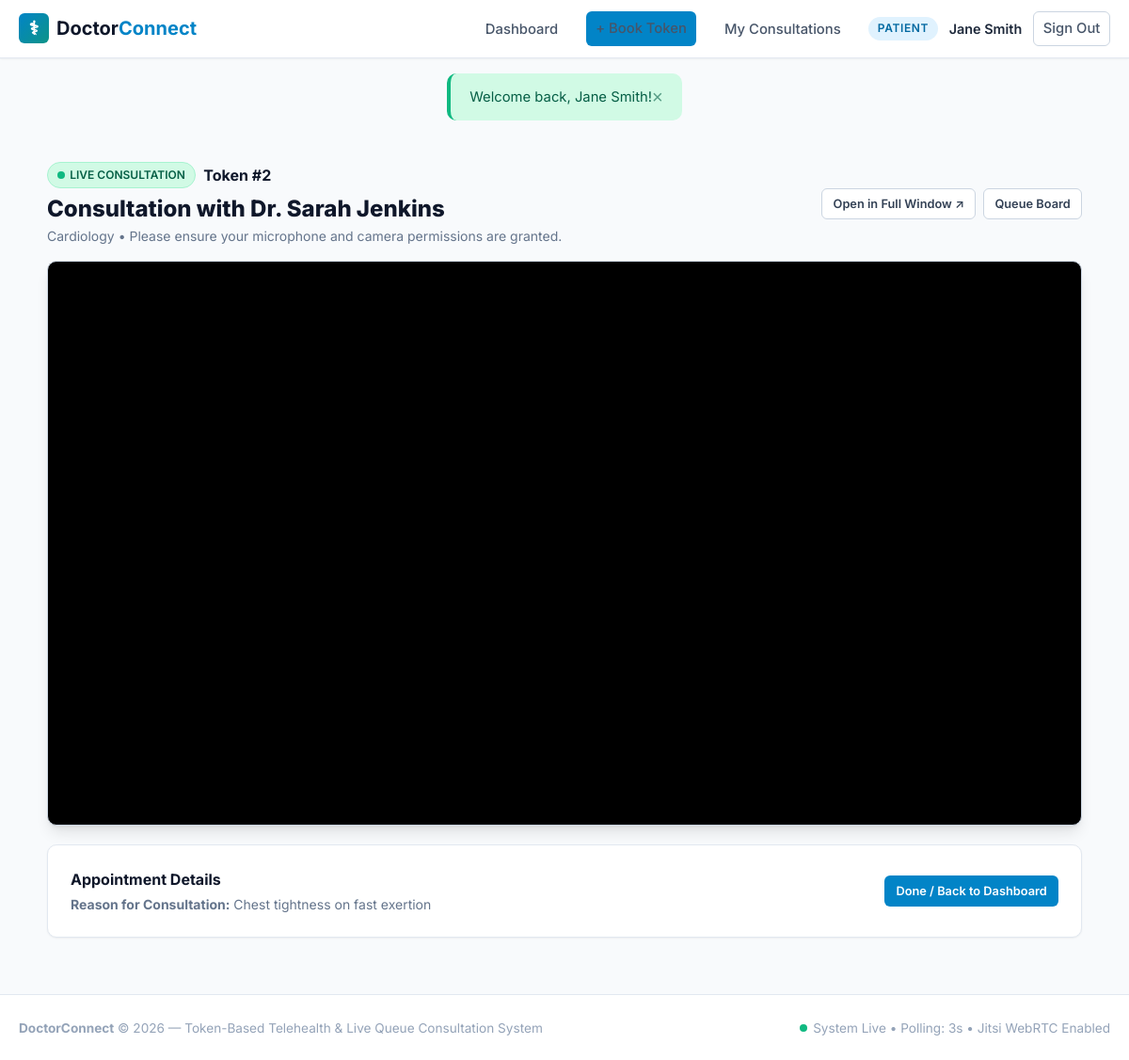
The app's page /patient/consultation.php?id=2 (signed in) with its own data.
### tables this page shows
CREATE TABLE appointments (
    id INT AUTO_INCREMENT PRIMARY KEY,
    patient_id INT NOT NULL,
    doctor_id INT NOT NULL,
    appointment_date DATE NOT NULL,
    token_number INT NOT NULL,
    status ENUM('waiting', 'serving', 'completed', 'no_show', 'cancelled') NOT NULL DEFAULT 'waiting',
    meeting_link VARCHAR(500) NULL,
    estimated_time DATETIME NULL,
    reason VARCHAR(255) NULL,
    diagnosis TEXT NULL,
    prescription TEXT NULL,
    created_at TIMESTAMP DEFAULT CURRENT_TIMESTAMP,
     
    CONSTRAINT unique_token_per_doctor_day UNIQUE (doctor_id, appointment_date, token_number),
    CONSTRAINT fk_appointment_patient FOREIGN KEY (patient_id) REFERENCES users(id) ON DELETE CASCADE,
    CONSTRAINT fk_appointment_doctor FOREIGN KEY (doctor_id) REFERENCES doctors(id) ON DELETE CASCADE,
    INDEX idx_doc_date_status (doctor_id, appointment_date, status),
    INDEX idx_patient (patient_id)
);

CREATE TABLE users (
    id INT AUTO_INCREMENT PRIMARY KEY,
    name VARCHAR(100) NOT NULL,
    email VARCHAR(150) NOT NULL UNIQUE,
    phone VARCHAR(20) NOT NULL UNIQUE,
    password_hash VARCHAR(255) NOT NULL,
    role ENUM('patient', 'doctor', 'admin') NOT NULL DEFAULT 'patient',
    created_at TIMESTAMP DEFAULT CURRENT_TIMESTAMP
);

CREATE TABLE doctors (
    id INT AUTO_INCREMENT PRIMARY KEY,
    user_id INT NOT NULL,
    specialization VARCHAR(100) NOT NULL,
    consultation_fee DECIMAL(10,2) NOT NULL DEFAULT 50.00,
    avg_consultation_mins INT NOT NULL DEFAULT 15,
    bio TEXT NULL,
    created_at TIMESTAMP DEFAULT CURRENT_TIMESTAMP,
    CONSTRAINT fk_doctor_user FOREIGN KEY (user_id) REFERENCES users(id) ON DELETE CASCADE
);

### config/config.php (called while the page is built, shortened)
<?php
function getBaseUrl(): string {
    $protocol = (!empty($_SERVER['HTTPS']) && $_SERVER['HTTPS'] !== 'off') || (isset($_SERVER['SERVER_PORT']) && $_SERVER['SERVER_PORT'] == 443) ? 'https://' : 'http://';
    $host = $_SERVER['HTTP_HOST'] ?? 'localhost';
    $scriptDir = str_replace('\\', '/', dirname($_SERVER['SCRIPT_NAME'] ?? ''));
    $subdirs = ['/patient', '/doctor', '/admin', '/api'];
    foreach ($subdirs as $subdir) {
        if (str_ends_with($scriptDir, $subdir)) {
            $scriptDir = substr($scriptDir, 0, -strlen($subdir));
            break;
        }
    }
    $base = rtrim($scriptDir, '/');
    return $protocol . $host . $base;
}
function url(string $path = ''): string {
    $base = getBaseUrl();
    $path = ltrim($path, '/');
    return $path ? "$base/$path" : $base . '/';
}
function asset(string $path): string {
    return url('assets/' . ltrim($path, '/'));
}
function getFlashes(): array {
    $flashes = $_SESSION['flashes'] ?? [];
    return $flashes;
}
function e(?string $string): string {
    return htmlspecialchars($string ?? '', ENT_QUOTES, 'UTF-8');
}

### includes/auth.php (called while the page is built, shortened)
<?php
require_once __DIR__ . '/../config/config.php';
function isLoggedIn(): bool {
    return !empty($_SESSION['user_id']);
}
function currentUser(): ?array {
    return $_SESSION['user'] ?? null;
}
function currentUserRole(): ?string {
    return $_SESSION['user_role'] ?? null;
}

### includes/functions.php (called while the page is built, shortened)
<?php
require_once __DIR__ . '/../config/config.php';
function getDoctorLiveQueue(PDO $db, int $doctorId, string $date): array {
    $stmtServing = $db->prepare("
        SELECT a.*, u.name as patient_name, u.phone as patient_phone, u.email as patient_email
        FROM appointments a
        JOIN users u ON u.id = a.patient_id
        WHERE a.doctor_id = ? AND a.appointment_date = ? AND a.status = ?
        ORDER BY a.token_number ASC
        LIMIT 1
    ");
    $stmtServing->execute([$doctorId, $date, STATUS_SERVING]);
    $currentServing = $stmtServing->fetch() ?: null;
    $stmtNext = $db->prepare("
        SELECT a.*, u.name as patient_name, u.phone as patient_phone, u.email as patient_email
        FROM appointments a
        JOIN users u ON u.id = a.patient_id
        WHERE a.doctor_id = ? AND a.appointment_date = ? AND a.status = ?
        ORDER BY a.token_number ASC
        LIMIT 1
    ");
    $stmtNext->execute([$doctorId, $date, STATUS_WAITING]);
    $nextWaiting = $stmtNext->fetch() ?: null;
    $stmtCounts = $db->prepare("
        SELECT
            status,
            COUNT(*) as cnt
        FROM appointments
        WHERE doctor_id = ? AND appointment_date = ?
        GROUP BY status
    ");
    $stmtCounts->execute([$doctorId, $date]);
    $counts = [
        STATUS_WAITING => 0,
        STATUS_SERVING => 0,
        STATUS_COMPLETED => 0,
        STATUS_NO_SHOW => 0,
        STATUS_CANCELLED => 0
    ];
    while ($row = $stmtCounts->fetch()) {
        $counts[$row['status']] = (int)$row['cnt'];
    }
    $stmtAll = $db->prepare("
        SELECT a.*, u.name as patient_name, u.phone as patient_phone, u.email as patient_email
        FROM appointments a
        JOIN users u ON u.id = a.patient_id
        WHERE a.doctor_id = ? AND a.appointment_date = ?
        ORDER BY a.token_number ASC
    ");
    $stmtAll->execute([$doctorId, $date]);
    $allTokens = $stmtAll->fetchAll();
    return [
        'doctor_id' => $doctorId,
        'date' => $date,
        'current_serving' => $currentServing,
        'current_serving_token' => $currentServing ? (int)$currentServing['token_number'] : null,
        'next_waiting' => $nextWaiting,
        'next_waiting_token' => $nextWaiting ? (int)$nextWaiting['token_number'] : null,
        'waiting_count' => $counts[STATUS_WAITING],
        'serving_count' => $counts[STATUS_SERVING],
        'completed_count' => $counts[STATUS_COMPLETED],
        'no_show_count' => $counts[STATUS_NO_SHOW],
        'total_tokens' => count($allTokens),
        'tokens' => $allTokens
    ];
}

### patient/consultation.php (the view, shortened to what this page needs)
<?php
require_once __DIR__ . '/../config/config.php';
require_once __DIR__ . '/../includes/auth.php';
require_once __DIR__ . '/../includes/functions.php';
$appointmentId = isset($_GET['id']) ? (int)$_GET['id'] : 0;
$patientId = currentUserId();
$db = Database::getConnection();
$stmt = $db->prepare("
    SELECT a.*, d.specialization, d.consultation_fee, du.name as doctor_name
    FROM appointments a
    JOIN doctors d ON d.id = a.doctor_id
    JOIN users du ON du.id = d.user_id
    WHERE a.id = ? AND a.patient_id = ?
");
$stmt->execute([$appointmentId, $patientId]);
$appt = $stmt->fetch();
$queue = getDoctorLiveQueue($db, $appt['doctor_id'], $appt['appointment_date']);
require_once __DIR__ . '/../includes/header.php';
?>
<div style="max-width:1100px; margin:0 auto 2rem;">
    <div style="display:flex; justify-content:space-between; align-items:center; margin-bottom:1rem; flex-wrap:wrap; gap:1rem;">
        <div>
            <div style="display:flex; align-items:center; gap:0.5rem;">
                <span class="badge badge-serving"><span class="pulse-dot"></span> LIVE CONSULTATION</span>
                <span style="font-weight:700; color:#0f172a;">Token #<?= (int)$appt['token_number'] ?></span>
            </div>
            <h1 style="font-size:1.5rem; font-weight:800; color:#0f172a; margin-top:0.25rem;">
                Consultation with <?= e($appt['doctor_name']) ?>
            </h1>
            <p style="color:#64748b; font-size:0.875rem; margin:0;">
                <?= e($appt['specialization']) ?> &bull; Please ensure your microphone and camera permissions are granted.
            </p>
        </div>
        <div style="display:flex; gap:0.5rem;">
            <a href="<?= e($appt['meeting_link']) ?>" target="_blank" rel="noopener" class="btn btn-outline btn-sm">
                Open in Full Window ↗
            </a>
            <a href="<?= url('patient/queue.php?id=' . $appt['id']) ?>" class="btn btn-outline btn-sm">
                Queue Board
            </a>
        </div>
    </div>
    <div class="video-frame-container" style="position:relative;">
        <iframe
            src="<?= e($appt['meeting_link']) ?>#userInfo.displayName=<?= urlencode(currentUser()['name']) ?>"
            allow="camera; microphone; fullscreen; display-capture; autoplay"
            style="width:100%; height:100%; border:none;"
            id="jitsi-iframe"
        ></iframe>
    </div>
    <div class="card" style="margin-top:1.25rem; background:#ffffff;">
        <div style="display:flex; justify-content:space-between; align-items:center; flex-wrap:wrap; gap:1rem;">
            <div>
                <h4 style="color:#0f172a; margin-bottom:0.25rem; font-size:1rem;">Appointment Details</h4>
                <div style="font-size:0.875rem; color:#64748b;">
                    <strong>Reason for Consultation:</strong> <?= e($appt['reason'] ?: 'General Consultation') ?>
                </div>
            </div>
            <div style="display:flex; gap:0.75rem;">
                <a href="<?= url('patient/dashboard.php') ?>" class="btn btn-primary btn-sm">
                    Done / Back to Dashboard
                </a>
            </div>
        </div>
    </div>
</div>
<?php require_once __DIR__ . '/../includes/footer.php'; ?>

### includes/header.php (shortened to what this page needs)
<?php
require_once __DIR__ . '/../config/config.php';
require_once __DIR__ . '/auth.php';
require_once __DIR__ . '/functions.php';
$user = currentUser();
$userRole = currentUserRole();
?>
<!DOCTYPE html>
<html lang="en">
<head>
    <link rel="stylesheet" href="<?= asset('css/style.css') ?>">
</head>
<body>
<header class="navbar">
    <div class="nav-container">
        <a href="<?= url() ?>" class="brand">
            <div class="brand-icon">⚕</div>
            <div>Doctor<span>Connect</span></div>
        </a>
        <nav>
            <ul class="nav-links">
                <?php if (!$user): ?>
                    <li><a href="<?= url('index.php#doctors') ?>">Find Doctors</a></li>
                    <li><a href="<?= url('index.php#how-it-works') ?>">How It Works</a></li>
                    <li><a href="<?= url('login.php') ?>" class="btn btn-outline btn-sm">Sign In</a></li>
                    <li><a href="<?= url('register.php') ?>" class="btn btn-primary btn-sm">Register</a></li>
                <?php elseif ($userRole === ROLE_PATIENT): ?>
                    <li><a href="<?= url('patient/dashboard.php') ?>">Dashboard</a></li>
                    <li><a href="<?= url('patient/book.php') ?>" class="btn btn-primary btn-sm">+ Book Token</a></li>
                    <li><a href="<?= url('patient/history.php') ?>">My Consultations</a></li>
                <?php endif; ?>
                <?php if ($user): ?>
                    <li class="user-menu">
                        <span class="role-badge role-<?= e($userRole) ?>"><?= e($userRole) ?></span>
                        <span style="font-weight:600; font-size:0.9rem; color:var(--slate-800);"><?= e($user['name']) ?></span>
                        <a href="<?= url('logout.php') ?>" class="btn btn-outline btn-sm" title="Sign Out">Sign Out</a>
                    </li>
                <?php endif; ?>
            </ul>
        </nav>
    </div>
</header>
<?php $flashes = getFlashes(); if (!empty($flashes)): ?>
<div class="flash-container">
    <?php foreach ($flashes as $flash): ?>
        <div class="alert alert-<?= e($flash['type']) ?>">
            <div><?= e($flash['message']) ?></div>
            <button class="alert-close" onclick="this.parentElement.remove();">&times;</button>
        </div>
    <?php endforeach; ?>
</div>
<?php endif; ?>
<main class="main-content">

### assets/css/style.css (style rules this page uses)
:root { --primary: #0284c7; --primary-hover: #0369a1; --primary-light: #e0f2fe; --teal: #0d9488; --teal-hover: #0f766e; --teal-light: #ccfbf1; --slate-50: #f8fafc; --slate-100: #f1f5f9; --slate-200: #e2e8f0; --slate-300: #cbd5e1; --slate-400: #94a3b8; --slate-600: #475569; --slate-700: #334155; --slate-800: #1e293b; --slate-900: #0f172a; --success: #10b981; --success-bg: #d1fae5; --warning: #f59e0b; --warning-bg: #fef3c7; --danger: #ef4444; --danger-bg: #fee2e2; --info: #3b82f6; --info-bg: #dbeafe; --shadow-sm: 0 1px 2px 0 rgb(0 0 0 / 0.05); --shadow-md: 0 4px 6px -1px rgb(0 0 0 / 0.1), 0 2px 4px -2px rgb(0 0 0 / 0.1); --shadow-lg: 0 10px 15px -3px rgb(0 0 0 / 0.1), 0 4px 6px -4px rgb(0 0 0 / 0.1); --radius-sm: 6px; --radius-md: 10px; --radius-lg: 16px; --radius-full: 9999px; --font-sans: 'Inter', system-ui, -apple-system, BlinkMacSystemFont, "Segoe UI", Roboto, "Helvetica Neue", Arial, sans-serif; }
*, *::before, *::after { box-sizing: border-box; margin: 0; padding: 0; }
body { font-family: var(--font-sans); background-color: var(--slate-50); color: var(--slate-800); line-height: 1.5; min-height: 100vh; display: flex; flex-direction: column; }
a { color: var(--primary); text-decoration: none; transition: color 0.15s ease; }
.navbar { background: #ffffff; border-bottom: 1px solid var(--slate-200); position: sticky; top: 0; z-index: 50; box-shadow: var(--shadow-sm); }
.nav-container { max-width: 1240px; margin: 0 auto; padding: 0.75rem 1.25rem; display: flex; justify-content: space-between; align-items: center; }
.brand { display: flex; align-items: center; gap: 0.5rem; font-size: 1.25rem; font-weight: 700; color: var(--slate-900); }
.brand-icon { width: 32px; height: 32px; background: linear-gradient(135deg, var(--primary), var(--teal)); color: white; border-radius: var(--radius-sm); display: flex; align-items: center; justify-content: center; font-weight: 800; }
.brand span { color: var(--primary); }
.nav-links { display: flex; align-items: center; gap: 1.25rem; list-style: none; }
.nav-links a { font-size: 0.925rem; font-weight: 500; color: var(--slate-600); padding: 0.4rem 0.6rem; border-radius: var(--radius-sm); }
.user-menu { display: flex; align-items: center; gap: 0.75rem; }
.role-badge { font-size: 0.75rem; font-weight: 600; text-transform: uppercase; padding: 0.2rem 0.6rem; border-radius: var(--radius-full); letter-spacing: 0.05em; }
.role-patient { background: #e0f2fe; color: #0369a1; }
.main-content { flex: 1; max-width: 1240px; width: 100%; margin: 0 auto; padding: 1.75rem 1.25rem; }
.flash-container { max-width: 1240px; margin: 1rem auto 0; padding: 0 1.25rem; }
.alert { padding: 0.85rem 1.25rem; border-radius: var(--radius-md); margin-bottom: 1rem; font-size: 0.925rem; display: flex; align-items: center; justify-content: space-between; border-left: 4px solid; }
.alert-success { background: var(--success-bg); color: #065f46; border-color: var(--success); }
.alert-close { background: none; border: none; font-size: 1.25rem; cursor: pointer; color: inherit; opacity: 0.6; }
.btn { display: inline-flex; align-items: center; justify-content: center; gap: 0.4rem; font-family: inherit; font-size: 0.925rem; font-weight: 600; padding: 0.55rem 1.1rem; border-radius: var(--radius-sm); border: 1px solid transparent; cursor: pointer; transition: all 0.15s ease-in-out; text-decoration: none; white-space: nowrap; }
.btn-primary { background: var(--primary); color: #ffffff; }
.btn-outline { background: #ffffff; border-color: var(--slate-300); color: var(--slate-700); }
.btn-sm { font-size: 0.8rem; padding: 0.35rem 0.7rem; }
.card { background: #ffffff; border: 1px solid var(--slate-200); border-radius: var(--radius-md); box-shadow: var(--shadow-sm); padding: 1.5rem; margin-bottom: 1.5rem; }
.badge { display: inline-flex; align-items: center; gap: 0.3rem; font-size: 0.75rem; font-weight: 600; padding: 0.25rem 0.65rem; border-radius: var(--radius-full); }
.badge-serving { background: #d1fae5; color: #065f46; border: 1px solid #a7f3d0; }
.pulse-dot { width: 8px; height: 8px; border-radius: 50%; background: var(--success); display: inline-block; animation: pulse 1.5s infinite; }
.video-frame-container { width: 100%; height: 600px; border-radius: var(--radius-md); overflow: hidden; box-shadow: var(--shadow-lg); border: 1px solid var(--slate-300); background: #000; }
.video-frame-container iframe { width: 100%; height: 100%; border: none; }

### records on screen
appointments: patient.name "Jane Smith", token_number "2", users.name "Dr. Sarah Jenkins", doctor.specialization "Cardiology", reason "Chest tightness on fast exertion"

### other values on screen
$userRole "PATIENT"
$flash['message'] "Welcome back, Jane Smith!"
APP_NAME "DoctorConnect"
